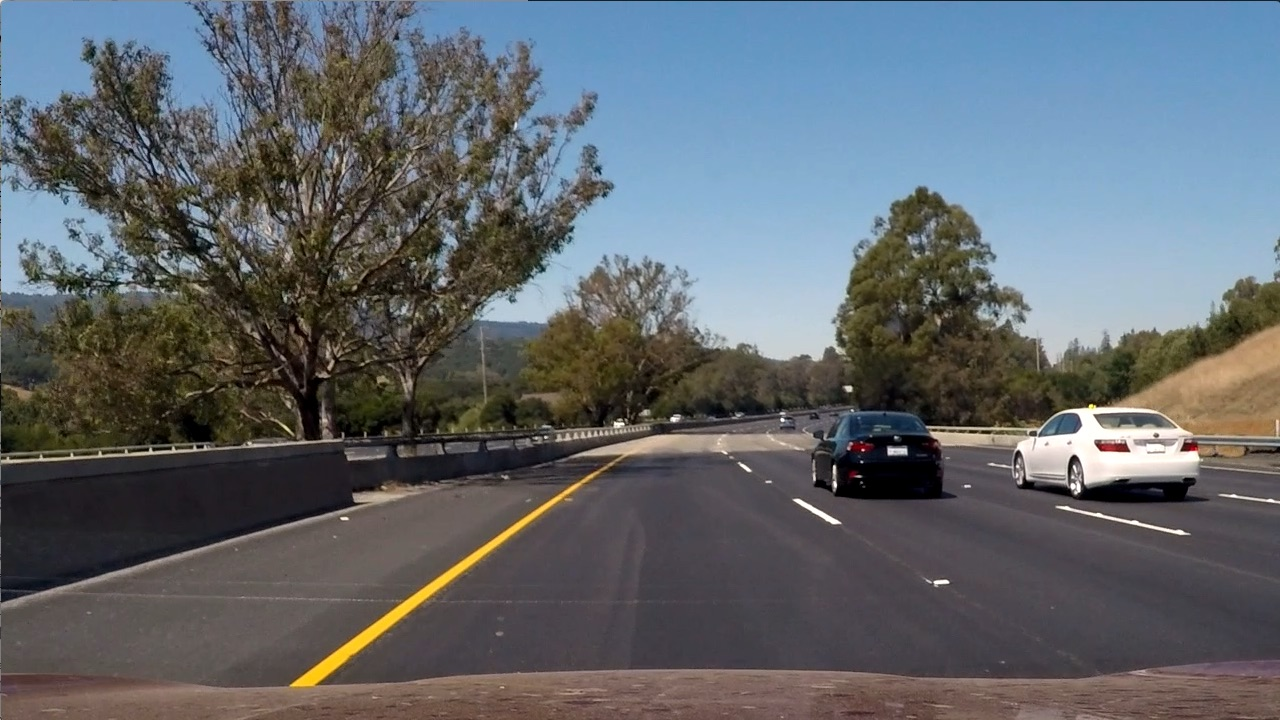
#> input picture P2_CarND-Advanced-Lane-Lines/test_images/test6.jpg, 1280 x 720 px; the run also reads 2 pictures not shown here
$ jupyter execute --allow-errors P2_AdvancedLaneLining.ipynb   (shell and % lines are left out)   (older library calls are emulated)
#> lines starting #> are read from the running program, lines starting #| are printed output that depends on the picture; after the words box and inside, x2 and y2 are one past the last pixel; in counts of white or black regions, pixels touching at a corner belong together
## Advanced Lane Lining
#### Steps to perform

- Compute the camera calibration matrix and distortion coefficients given a set of chessboard images.
- Apply a distortion correction to raw images.
- Use color transforms, gradients, etc., to create a thresholded binary image.
- Apply a perspective transform to rectify binary image ("birds-eye view").
- Detect lane pixels and fit to find the lane boundary.
- Determine the curvature of the lane and vehicle position with respect to center.
- Warp the detected lane boundaries back onto the original image.
- Output visual display of the lane boundaries and numerical estimation of lane curvature and vehicle position.

### 0) Import the libraries

[cell 1]
import math
import numpy as np

import matplotlib.pyplot as plt
import matplotlib.image as mpimg

import cv2

import glob
import os

from moviepy.editor import VideoFileClip
from IPython.display import HTML

print('Output: all listed libraries are imported')

### 1) camera calibration and distortion coefficient

[cell 2]
# set the 3D and 2D points in real and image plane
def calibCamera():
    images = glob.glob('camera_cal/calibration*.jpg') # access all calibration images
    # set the chessboard size
    nx = 9
    ny = 6

    # Store the 3D and 2D points
    objpoints = [] # 3D points in the real world plane
    imgpoints = [] # 2D points in the image plane

    # prepare the object points
    objp = np.zeros((ny*nx,3), np.float32)
    objp[:,:2] = np.mgrid[0:nx,0:ny].T.reshape(-1,2)

    for image in images:
        img = mpimg.imread(image) # read the image

     # Use cv2.COLOR_RGB2GRAY if you've read in an image using mpimg.imread().
     # Use cv2.COLOR_BGR2GRAY if you've read in an image using cv2.imread().

        gray = cv2.cvtColor(img, cv2.COLOR_RGB2GRAY) # convert the image to gray color space

        ret, corners = cv2.findChessboardCorners(gray, (nx,ny), None) # find the chessboard corners

        if ret:
            imgpoints.append(corners) # fill the image corner points
            objpoints.append(objp) # fill the object points in real world plane

            # draw the corners
            img = cv2.drawChessboardCorners(img, (nx,ny), corners, ret)
            #plt.figure()
            #plt.imshow(img)
    #calibrate the camera
    ret, mtx, dist, rvecs, tvecs = cv2.calibrateCamera(objpoints, imgpoints, img.shape[1:], None, None)
    return mtx, dist

# [4 lines left out: function undistImage, not called in this run]

#> (a cell that did not finish here is left out)

### 2) Apply a distortion correction to raw images

[cell 4]
img = mpimg.imread('test_images/test6.jpg') # example road image dsitortion correction
#> img is the input picture: shape (720, 1280, 3); mean R, G, B 97, 102.6, 107.9
#> (the rest of this cell did not finish here and is left out)

### 3) Use color transforms, gradients, etc., to create a thresholded binary image

[cell 5]
def abs_sobel_thresh(img, orient='x', sobel_kernel=3, thresh=(0, 255)):
    # Calculate directional gradient
    # Apply threshold
#> called with orient = 'x', sobel_kernel = 9, thresh = (20, 100)
    gray = cv2.cvtColor(img,cv2.COLOR_RGB2GRAY)
    # 2) Take the gradient in x and y separately
    if orient == 'x':
        gradx = cv2.Sobel(gray, cv2.CV_64F, 1, 0, ksize=sobel_kernel)
        abs_gradx = np.sqrt(np.power(gradx,2))
        scaled_grad= np.uint8(255*abs_gradx/np.max(abs_gradx))
        grad_binary = np.zeros_like(scaled_grad)
        grad_binary[(scaled_grad >= thresh[0]) & (scaled_grad <= thresh[1])] = 1
    elif orient == 'y':
        grady = cv2.Sobel(gray, cv2.CV_64F, 0, 1, ksize=sobel_kernel)
        abs_grady = np.sqrt(np.power(grady,2))
        scaled_grad= np.uint8(255*abs_grady/np.max(abs_grady))
        grad_binary = np.zeros_like(scaled_grad)
        grad_binary[(scaled_grad >= thresh[0]) & (scaled_grad <= thresh[1])] = 1
    return grad_binary

def mag_thresh(img, sobel_kernel=3, thresh=(0, 255)):
    # Calculate gradient magnitude
    # Apply threshold
    gray = cv2.cvtColor(img,cv2.COLOR_RGB2GRAY)
    # Take the gradient in x and y separately
    gradx = cv2.Sobel(gray, cv2.CV_64F, 1, 0, ksize=sobel_kernel)
    grady = cv2.Sobel(gray, cv2.CV_64F, 0, 1, ksize=sobel_kernel)
    # Take the absolute value of the x and y gradients
    abs_grad = np.sqrt(np.power(gradx,2)+np.power(grady,2))
    # Create a binary mask where direction thresholds are met
    scaled_sobel = np.uint8(255*abs_grad/np.max(abs_grad))
    mag_binary = np.zeros_like(scaled_sobel)
    mag_binary[(scaled_sobel >= thresh[0]) & (scaled_sobel <= thresh[1])] = 1
    return mag_binary

def dir_thresh(img, sobel_kernel=3, thresh=(0, np.pi/2)):
    # Calculate gradient direction
    # Apply threshold
    gray = cv2.cvtColor(img,cv2.COLOR_RGB2GRAY)
    # Take the gradient in x and y separately
    gradx = cv2.Sobel(gray, cv2.CV_64F, 1, 0, ksize=sobel_kernel)
    grady = cv2.Sobel(gray, cv2.CV_64F, 0, 1, ksize=sobel_kernel)
    # Take the absolute value of the x and y gradients
    abs_gradx = np.sqrt(np.power(gradx,2))
    abs_grady = np.sqrt(np.power(grady,2))
    # Use np.arctan2(abs_sobely, abs_sobelx) to calculate the direction of the gradient
    dir_grad = np.arctan2(abs_grady,abs_gradx)
    # Create a binary mask where direction thresholds are met
    dir_binary = np.zeros_like(dir_grad)
    dir_binary[(dir_grad >= thresh[0]) & (dir_grad <= thresh[1])] = 1
    return dir_binary

[cell 6]
# Test tresholding methods
kernel_size = 9
grad_binaryX = abs_sobel_thresh(img, orient='x', sobel_kernel=kernel_size,  thresh=(20, 100))
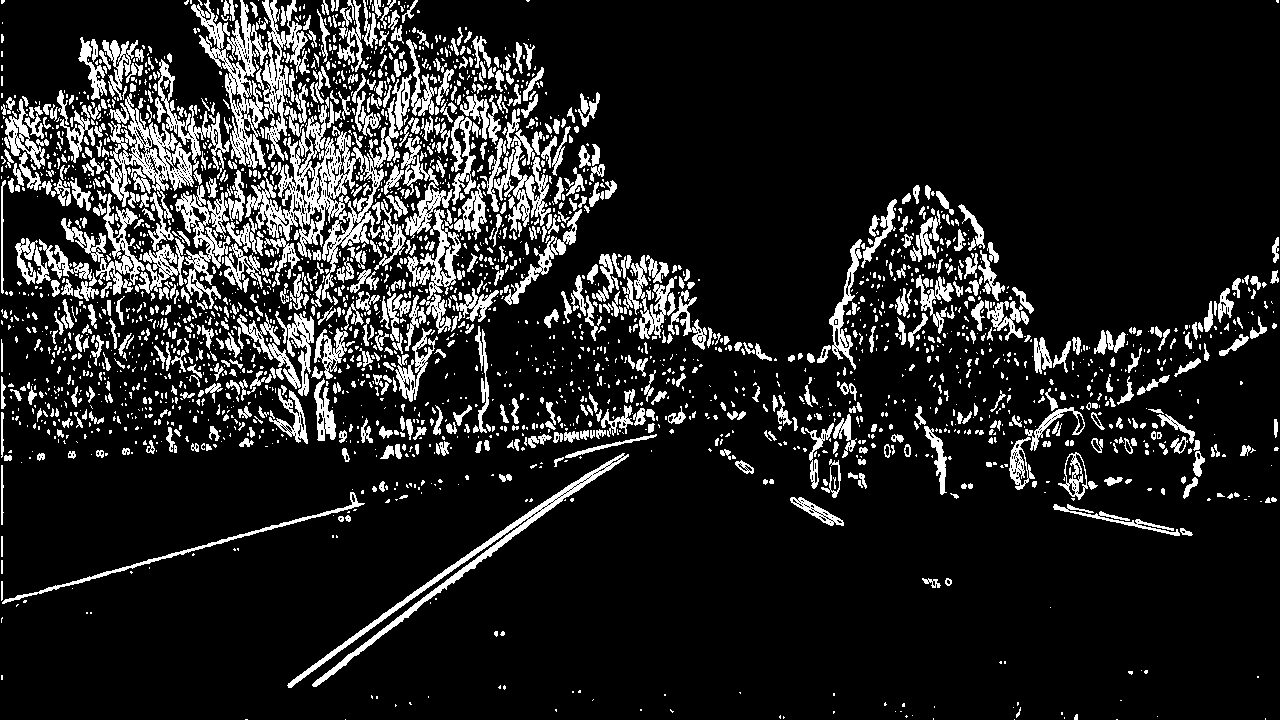
#> grad_binaryX: shape (720, 1280); values 0 (black) and 1 (white), 13.7% white; 2783 white regions (1951 under 20 px), largest, box (x1, y1, x2, y2) and area: (245, 97, 387, 300) 7609, (191, 0, 310, 169) 6564, (287, 453, 629, 688) 3916
grad_binaryY = abs_sobel_thresh(img, orient='y', sobel_kernel=kernel_size, thresh=(20, 100))
#> grad_binaryY: shape (720, 1280); values 0 (black) and 1 (white), 17% white; 3388 white regions (2409 under 20 px), largest, box (x1, y1, x2, y2) and area: (0, 322, 1280, 692) 37422, (0, 104, 261, 307) 11070, (1010, 451, 1212, 507) 2948
mag_binary = mag_thresh(img, sobel_kernel=kernel_size, thresh=(50, 100))
#> mag_binary: shape (720, 1280); values 0 (black) and 1 (white), 7.3% white in thin lines or dots
dir_binary = dir_thresh(img, sobel_kernel=kernel_size, thresh=(0.7, 1.3))
#> dir_binary: shape (720, 1280) float64; values 0 (black) and 1 (white), 37.6% white in thin lines or dots

combined_t = np.zeros_like(dir_binary)
combined_t[((grad_binaryX == 1) & (grad_binaryY == 1)) | ((mag_binary == 1) & (dir_binary == 1))] = 1

#> (the rest of this cell did not finish here and is left out)

### 3.1) HLS color tresholding
- Reason: the above performed tests are not enough
- H: Hue (color) ,  L: Lightening (brightness), S: Saturation(changes in color)
- H could be helpful for the yellow line
- L could be helpful for the white line
- S will be helpful for better edge detection

[cell 7]
def hls_thresh(img):
    hls = cv2.cvtColor(img, cv2.COLOR_RGB2HLS)
#> hls: shape (720, 1280, 3); mean of channels 0, 1, 2 76.7, 102.2, 57.5
    h = hls[:,:,0]
    l = hls[:,:,1]
    s = hls[:,:,2]
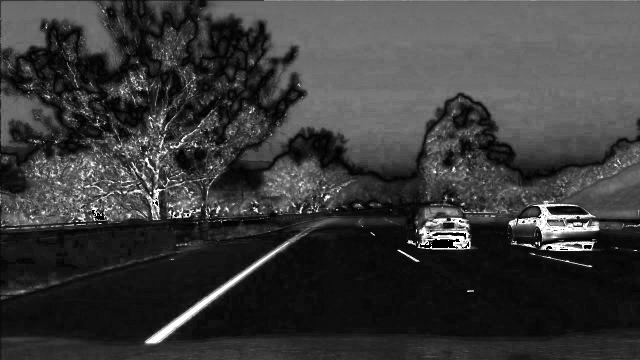
#> s: shape (720, 1280) (shown at 1/2 size); min 0, max 255, mean 57.5
    thresh_h = (10,60)
    thresh_l = (200,255)
    thresh_s = (90,255)
    h_binary = np.zeros_like(h)
    h_binary[(h >= thresh_h[0]) & (h <= thresh_h[1])] = 1
    l_binary = np.zeros_like(l)
    l_binary[(l >= thresh_l[0]) & (l <= thresh_h[1])] = 1
    s_binary = np.zeros_like(s)
    s_binary[(s >= thresh_s[0]) & (s <= thresh_s[1])] = 1

    combined_hs = np.zeros_like(h)
    #combined_hs[((h_binary == 1) | (s_binary == 1)) | (l_binary==1) ] = 1
    combined_hs[((s_binary == 1)) | (l_binary==1) ] = 1
    #combined_hs[((h_binary == 1) | (s_binary == 1))] = 1
    #combined_hs[((s_binary == 1))] = 1
    return combined_hs

# [7 lines of commented-out code are left out]

[cell 8]
def combinedThresh(img):
    kernel_size = 9
    grad_binaryX = abs_sobel_thresh(img, orient='x', sobel_kernel=kernel_size,  thresh=(20, 100))
    grad_binaryY = abs_sobel_thresh(img, orient='y', sobel_kernel=kernel_size, thresh=(20, 100))
    mag_binary = mag_thresh(img, sobel_kernel=kernel_size, thresh=(50, 100))
    dir_binary = dir_thresh(img, sobel_kernel=kernel_size, thresh=(0.7, 1.3))
    hls_binary = hls_thresh(img)
#> hls_binary: shape (720, 1280); values 0 (black) and 1 (white), 30% white; 1855 white regions (1609 under 20 px), largest, box (x1, y1, x2, y2) and area: (420, 0, 1280, 304) 188802, (9, 260, 402, 452) 18291, (2, 2, 230, 130) 14915

    combined = np.zeros_like(dir_binary)
    combined[(grad_binaryX == 1) | ((mag_binary == 1) & (dir_binary == 1)) | (hls_binary == 1) ] = 1
    return combined

combined = combinedThresh(img)
#> combined: shape (720, 1280) float64; values 0 (black) and 1 (white), 42.2% white; 2021 white regions (1549 under 20 px), largest, box (x1, y1, x2, y2) and area: (417, 0, 1280, 370) 203683, (0, 0, 478, 458) 88771, (1009, 385, 1205, 502) 9932
plt.imshow(combined, cmap='gray')
#> (this line was passed over: IPython is not available in this run)
plt.imsave('output_images/hlsthresh_roadImage.jpg', combined)
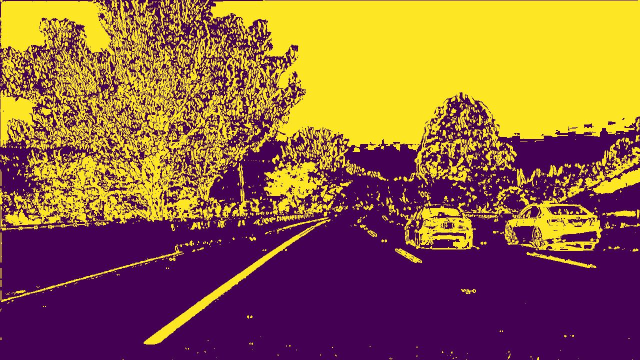
#> saved as hlsthresh_roadImage.jpg: shape (720, 1280, 3) (shown at 1/2 size); mean R, G, B 145.5, 97.7, 65.1

### 4) Apply a perspective transform to rectify binary image ("birds-eye view")

[cell 9]
def perspectiveTransform(img):

    src = np.float32([
        [700, 450], # top right
        [1100, img.shape[0] ], # bottom right
        [180, img.shape[0]], # bottom left
        [600, 450]]) # top left
            # c) define 4 destination points dst = np.float32([[,],[,],[,],[,]])
    dst = np.float32([
        [980,0],             # top right
        [980,img.shape[0]],  # bottom right
        [300,img.shape[0]],  # bottom left
        [300,0]])            # top left
    '''
    src = np.float32([
        [680, 460],            # top right
        [1050, img.shape[0] ], # bottom right
        [200, img.shape[0]],   # bottom left
        [550, 460]])           # top left
    #  define 4 destination points dst = np.float32([[,],[,],[,],[,]])
    dst = np.float32([
        [900,0],             # top right
        [980,img.shape[0]],  # bottom right
        [440,img.shape[0]],  # bottom left
        [410,0]])            # top left
    '''
    # get M, the transform matrix
    M = cv2.getPerspectiveTransform(src, dst)
    # get inverse M, the transform matrix, to transform the perspective image back to original image
    M_inv = cv2.getPerspectiveTransform(dst, src)
    # warp an image to a top-down view
    warped = cv2.warpPerspective(img, M, (img.shape[1], img.shape[0]), flags=cv2.INTER_LINEAR)
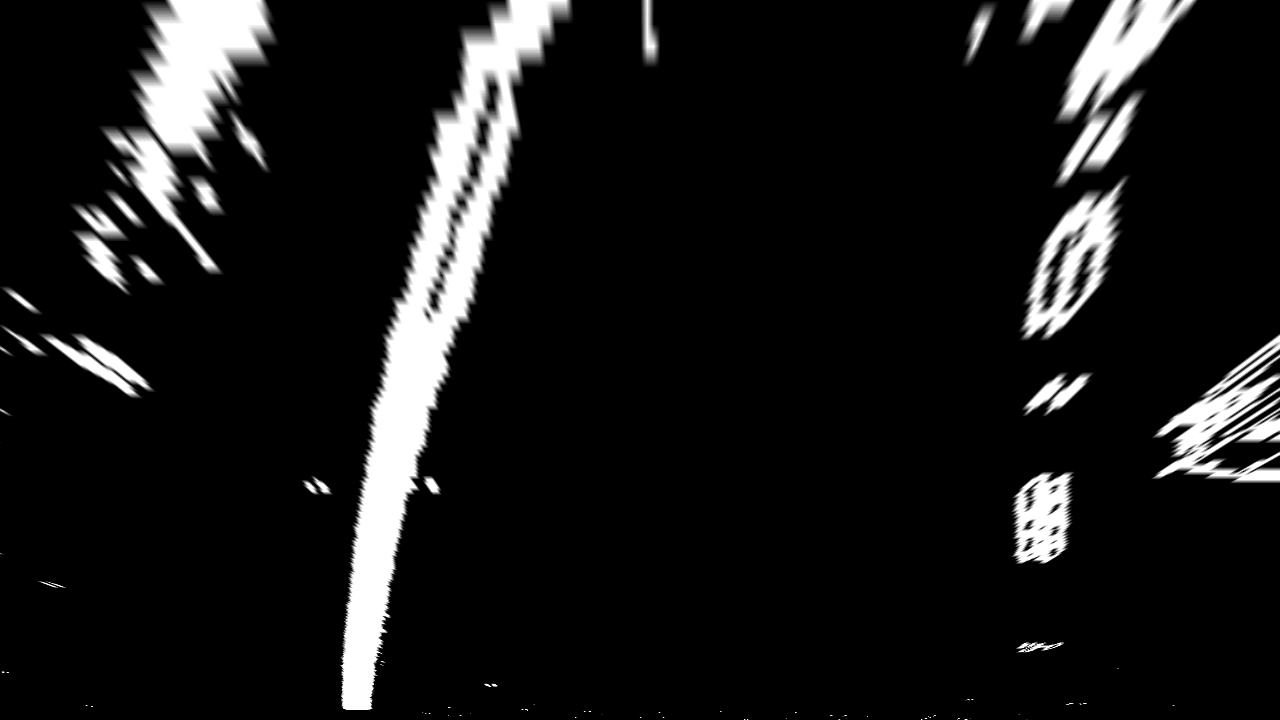
#> warped: shape (720, 1280) float64; min 0, max 1, mean 0.0944
    return warped, M, M_inv

binary_warped, M, M_inv = perspectiveTransform(combined)
#> M = [[-0.537, -1.55, 997.9], [-1.24e-15, -1.94, 871.6], [-2.02e-18, -0.0024, 1]]; M_inv = [[0.147, -0.806, 555.9], [-9.88e-17, -0.516, 450], [-2.19e-19, -0.00124, 1]]

plt.imshow(binary_warped, cmap='gray')
#> (this line was passed over: IPython is not available in this run)
#> (the rest of the program and of its run is left out)
